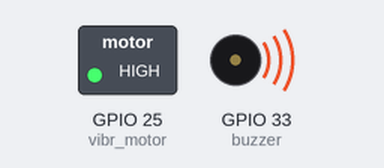
The program below on a simulated ESP32 board running MicroPython. Parts: switched loads named in the program (green lamp = pin HIGH), buzzer (waves = sounding). The clock reads 2024-03-15 10:24:30 at power-on unless the program sets it.

Above: at 0.02 s.
At 6.78 s:
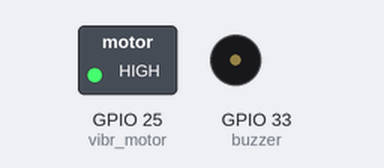
Timing chart, 0 to 7.1 s (numbered marks = the images above):
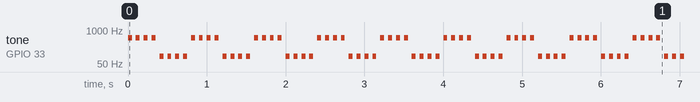

The program:

red_alert.py
```python
import time
import motor_toggle
import buzzer_state

timestamp = time.time()

motor_toggle.on(motor_toggle.vibr_motor)

while True:
    buzzer_state.alarm(buzzer_state.buzzer)

    if time.time() - timestamp >= 300:
        motor_toggle.off(motor_toggle.vibr_motor)
    time.sleep(1)

    
```

motor_toggle.py
```python
from machine import Pin
from time import sleep

VIBR_PIN = 25

vibr_motor = Pin(VIBR_PIN, Pin.OUT)

def on_off(motor, time_on):
    """
        motor == hvilken motor
        time_on == tid i sekunder, at motoren er tændt
    """
    motor.on()
    sleep(time_on)
    motor.off()

def on(motor):
    motor.on()

def off(motor):
    motor.off()
```

buzzer_state.py
```python
from machine import Pin, PWM
from time import sleep

BUZZ_PIN = 33
buzzer = PWM(Pin(BUZZ_PIN, Pin.OUT))
buzzer.duty(0)

def alarm(buzzer):
    for i in range(12):
        for i in range(4):
            buzzer.duty(512)
            buzzer.freq(500)
            sleep(0.05)
            buzzer.duty(0)
            sleep(0.05)
        for i in range(4):
            buzzer.duty(512)
            buzzer.freq(100)
            sleep(0.05)
            buzzer.duty(0)
            sleep(0.05)
```

Measured:
- by itself, tone on GPIO 33 (buzzer): plays 500 Hz for 0.05 s, 500 Hz for 0.05 s, 500 Hz for 0.05 s, 500 Hz for 0.05 s, 100 Hz for 0.05 s, 100 Hz for 0.05 s … (1180 notes in this stretch)
